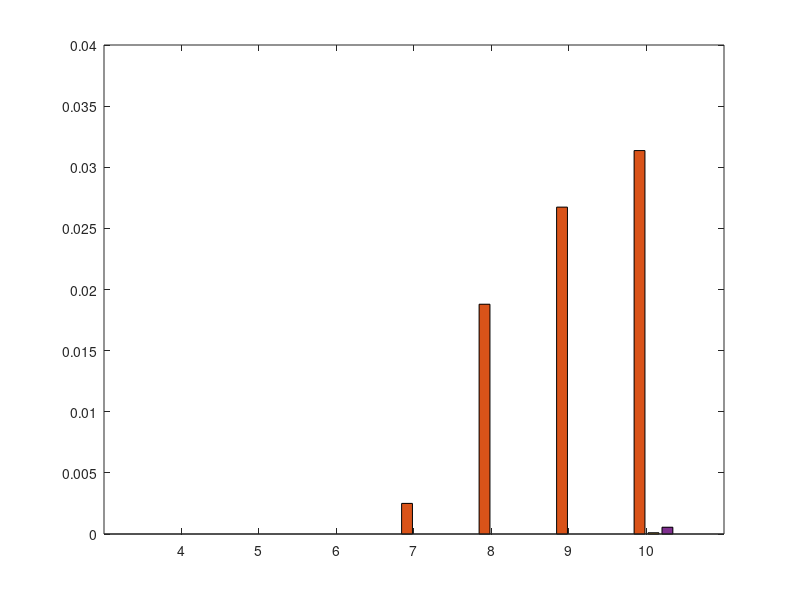

Here is the MATLAB script that generated this plot: (Note: this script raises an error after producing the figure.)
clear; close all; clc
textSize = 16;
linewid = 1;


% MI 512 768 1024 1280 1636 1892 2048
% SI 512 768 1024 1280 1636 1892 2048
% MO 512 768 1024 1280 1636 1892 2048
% SO 512 768 1024 1280 1636 1892 2048
kleImpBMR = [
   0 0 0 0 0 0 0; 
   0 0 0 1-0.9974961439 1-0.9812040958 1-0.9732608295 1-0.9686356789;
   0 0 0 0 0 0 1-0.9998964252; 
   0 0 0 0 0 0 1-0.9994451349
   ];
epi = [4, 5, 6, 7, 8, 9, 10];

figure1=figure(1);
bar(epi, kleImpBMR(1:4,:)', 'grouped')
hold on
ax = gca;
ax.YAxis.FontSize = 14;
ax.XAxis.FontSize = 14;
ax.YAxis.FontWeight = 'bold';
ax.XAxis.FontWeight = 'bold';
ax.LineWidth = 1;

xticklabels({'512','768','1024','1280','1636','1892','2048'})
xlim([3.50909090909091 10.75]);
ylim([0 0.1])
legend('Mobile Indoor','Stationary Indoor', 'Mobile Outdoor', 'Stationary Outdoor', 'FontSize',textSize, 'FontWeight','bold', 'Location','northeast')
xlabel('Number of Episodes', 'FontSize', 15, 'FontWeight','bold')
ylabel('BMR', 'FontSize',15, 'FontWeight','bold')
grid on
% for i=1:length(kleImpBMR)
%     text(epi(i)-0.3,kleImpBMR(1,i),strcat(num2str(kleImpBMR(1,i), '%.2g'),"/"), 'FontSize',12, 'FontWeight','bold', 'HorizontalAlignment', 'center', 'VerticalAlignment', 'bottom')
%     text(epi(i)-0.1,kleImpBMR(2,i),strcat(num2str(kleImpBMR(2,i), '%.2g'),"/"), 'FontSize',12, 'FontWeight','bold', 'HorizontalAlignment', 'center', 'VerticalAlignment', 'bottom')
%     text(epi(i)+0.1,kleImpBMR(3,i),strcat(num2str(kleImpBMR(3,i), '%.2g'),"/"), 'FontSize',12, 'FontWeight','bold', 'HorizontalAlignment', 'center', 'VerticalAlignment', 'bottom')
%     text(epi(i)+0.3,kleImpBMR(4,i),num2str(kleImpBMR(4,i), '%.2g'), 'FontSize',12, 'FontWeight','bold', 'HorizontalAlignment', 'center', 'VerticalAlignment', 'bottom')
% end

% 创建 text
text('VerticalAlignment','bottom',...
    'HorizontalAlignment','center',...
    'FontWeight','bold',...
    'FontSize',12,...
    'String','0/',...
    'Position',[3.7 0 0]);

% 创建 text
text('VerticalAlignment','bottom',...
    'HorizontalAlignment','center',...
    'FontWeight','bold',...
    'FontSize',12,...
    'String','0/',...
    'Position',[3.9 0 0]);

% 创建 text
text('VerticalAlignment','bottom',...
    'HorizontalAlignment','center',...
    'FontWeight','bold',...
    'FontSize',12,...
    'String','0/',...
    'Position',[4.1 0 0]);

% 创建 text
text('VerticalAlignment','bottom',...
    'HorizontalAlignment','center',...
    'FontWeight','bold',...
    'FontSize',12,...
    'String','0',...
    'Position',[4.3 0 0]);

% 创建 text
text('VerticalAlignment','bottom',...
    'HorizontalAlignment','center',...
    'FontWeight','bold',...
    'FontSize',12,...
    'String','0/',...
    'Position',[4.7 0 0]);

% 创建 text
text('VerticalAlignment','bottom',...
    'HorizontalAlignment','center',...
    'FontWeight','bold',...
    'FontSize',12,...
    'String','0/',...
    'Position',[4.9 0 0]);

% 创建 text
text('VerticalAlignment','bottom',...
    'HorizontalAlignment','center',...
    'FontWeight','bold',...
    'FontSize',12,...
    'String','0/',...
    'Position',[5.1 0 0]);

% 创建 text
text('VerticalAlignment','bottom',...
    'HorizontalAlignment','center',...
    'FontWeight','bold',...
    'FontSize',12,...
    'String','0',...
    'Position',[5.3 0 0]);

% 创建 text
text('VerticalAlignment','bottom',...
    'HorizontalAlignment','center',...
    'FontWeight','bold',...
    'FontSize',12,...
    'String','0/',...
    'Position',[5.7 0 0]);

% 创建 text
text('VerticalAlignment','bottom',...
    'HorizontalAlignment','center',...
    'FontWeight','bold',...
    'FontSize',12,...
    'String','0/',...
    'Position',[5.9 0 0]);

% 创建 text
text('VerticalAlignment','bottom',...
    'HorizontalAlignment','center',...
    'FontWeight','bold',...
    'FontSize',12,...
    'String','0/',...
    'Position',[6.1 0 0]);

% 创建 text
text('VerticalAlignment','bottom',...
    'HorizontalAlignment','center',...
    'FontWeight','bold',...
    'FontSize',12,...
    'String','0',...
    'Position',[6.3 0 0]);

% 创建 text
text('VerticalAlignment','bottom',...
    'HorizontalAlignment','center',...
    'FontWeight','bold',...
    'FontSize',12,...
    'String','0/',...
    'Position',[6.7 0 0]);

% 创建 text
text('VerticalAlignment','bottom',...
    'HorizontalAlignment','center',...
    'FontWeight','bold',...
    'FontSize',12,...
    'String','0.0025/',...
    'Position',[6.9 0.00451592853460767 0]);

% 创建 text
text('VerticalAlignment','bottom',...
    'HorizontalAlignment','center',...
    'FontWeight','bold',...
    'FontSize',12,...
    'String','0/',...
    'Position',[7.1 0 0]);

% 创建 text
text('VerticalAlignment','bottom',...
    'HorizontalAlignment','center',...
    'FontWeight','bold',...
    'FontSize',12,...
    'String','0',...
    'Position',[7.3 0 0]);

% 创建 text
text('VerticalAlignment','bottom',...
    'HorizontalAlignment','center',...
    'FontWeight','bold',...
    'FontSize',12,...
    'String','0/',...
    'Position',[7.7 0 0]);

% 创建 text
text('VerticalAlignment','bottom',...
    'HorizontalAlignment','center',...
    'FontWeight','bold',...
    'FontSize',12,...
    'String','0.019/',...
    'Position',[7.9 0.0187959042 0]);

% 创建 text
text('VerticalAlignment','bottom',...
    'HorizontalAlignment','center',...
    'FontWeight','bold',...
    'FontSize',12,...
    'String','0/',...
    'Position',[8.1 0 0]);

% 创建 text
text('VerticalAlignment','bottom',...
    'HorizontalAlignment','center',...
    'FontWeight','bold',...
    'FontSize',12,...
    'String','0',...
    'Position',[8.3 0 0]);

% 创建 text
text('VerticalAlignment','bottom',...
    'HorizontalAlignment','center',...
    'FontWeight','bold',...
    'FontSize',12,...
    'String','0/',...
    'Position',[8.7 0 0]);

% 创建 text
text('VerticalAlignment','bottom',...
    'HorizontalAlignment','center',...
    'FontWeight','bold',...
    'FontSize',12,...
    'String','0.027/',...
    'Position',[8.9 0.0267391705 0]);

% 创建 text
text('VerticalAlignment','bottom',...
    'HorizontalAlignment','center',...
    'FontWeight','bold',...
    'FontSize',12,...
    'String','0/',...
    'Position',[9.1 0 0]);

% 创建 text
text('VerticalAlignment','bottom',...
    'HorizontalAlignment','center',...
    'FontWeight','bold',...
    'FontSize',12,...
    'String','0',...
    'Position',[9.3 0 0]);

% 创建 text
text('VerticalAlignment','bottom',...
    'HorizontalAlignment','center',...
    'FontWeight','bold',...
    'FontSize',12,...
    'String','0/',...
    'Position',[9.7 0 0]);

% 创建 text
text('VerticalAlignment','bottom',...
    'HorizontalAlignment','center',...
    'FontWeight','bold',...
    'FontSize',12,...
    'String','0.031/',...
    'Position',[9.9 0.0313643211 0]);

% 创建 text
text('VerticalAlignment','bottom',...
    'HorizontalAlignment','center',...
    'FontWeight','bold',...
    'FontSize',12,...
    'String','1e-4/',...
    'Position',[10.278354978355 0.000103574800000006 1.4210854715202e-14]);

% 创建 text
text('VerticalAlignment','bottom',...
    'HorizontalAlignment','center',...
    'FontWeight','bold',...
    'FontSize',12,...
    'String','6e-4',...
    'Position',[10.4208211143695 0.00431744055271631 1.4210854715202e-14]);

% 创建 ylabel
ylabel('BMR','FontWeight','bold','FontSize',15);

% 创建 xlabel
xlabel('Number of Episodes','FontWeight','bold','FontSize',15);

print('kleImpBMRLm','-depsc')
